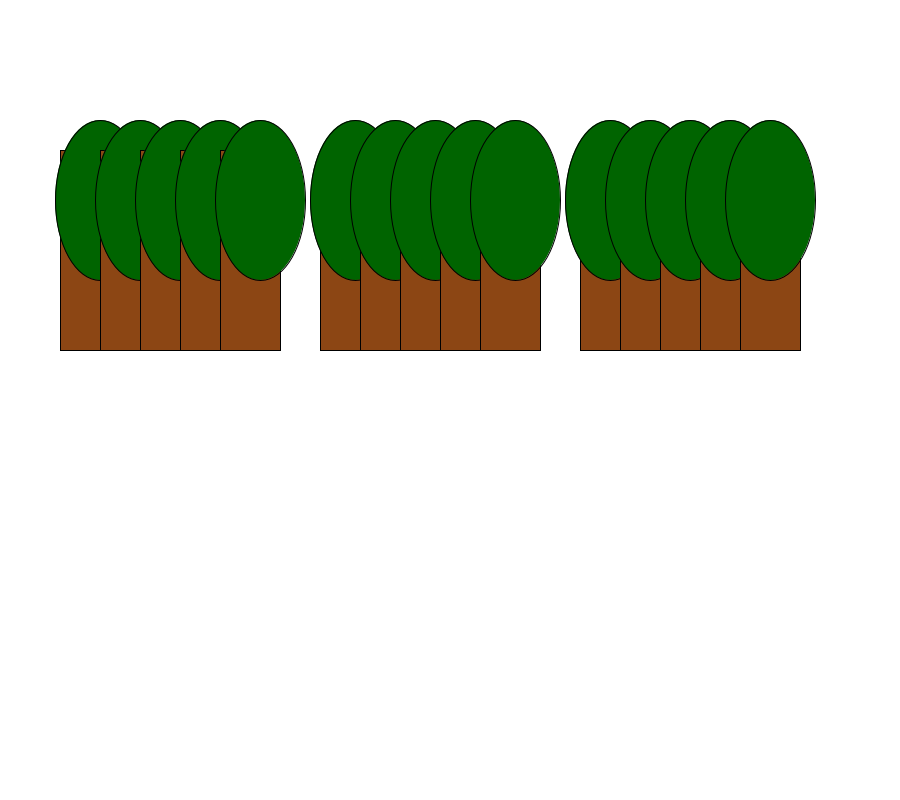
Frame 1 (no input)
Frame 60 (the mouse pressed at the canvas centre just before this capture): identical to frame 1, image omitted
Frame 120 (the mouse held since frame 60 and released just before this capture): identical to frame 1, image omitted

The Processing sketch that drew this single still picture (run headless with seeded random() and noise(); from frame 60 on, the mouse is pressed at the canvas centre):

// Processing sketch: H09Opd9_10
// ── H09Opd9_10.pde
void setup(){
  size(900,800);
}

void draw(){
  background(255);
 
int xWaarde = 60;
int yWaarde = 150;
int a = 100;
int b = 200;

  for(int i = 0; i<3; i++){
    for(int j = 0; j<5; j++){
      fill(140,70,20);
      rect(xWaarde, yWaarde, 60, 200);
      fill(0,100,0);
      ellipse(a,b, 90, 160);
     xWaarde +=40;
     a += 40;
    }
    yWaarde = 150;
    xWaarde += 60;
    b = 200;
    a += 55;
  }
}
